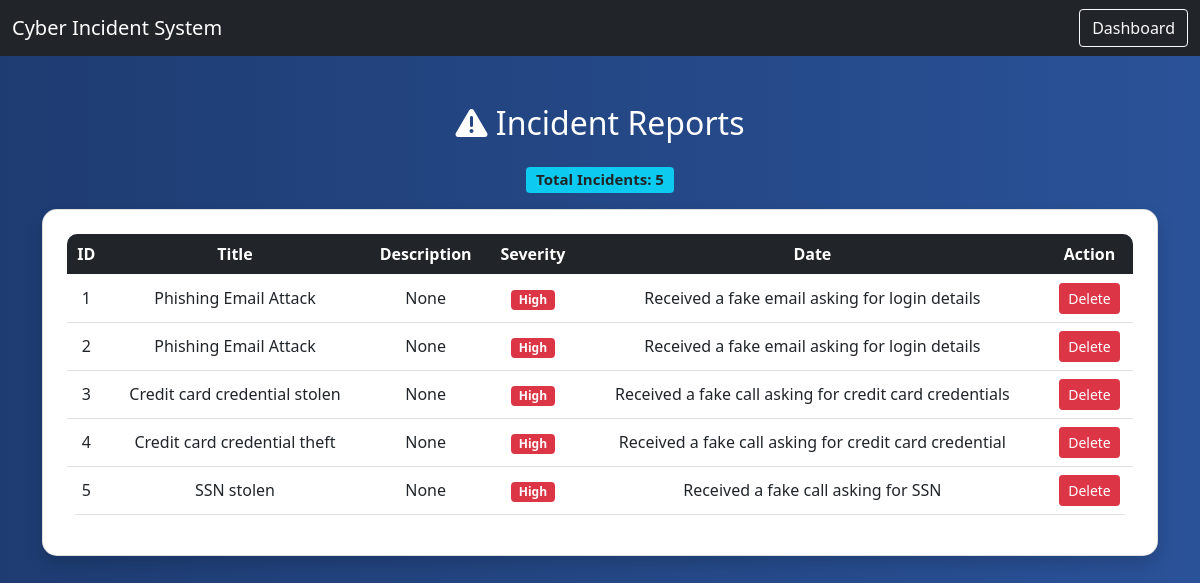
Before: /view with the older database file.
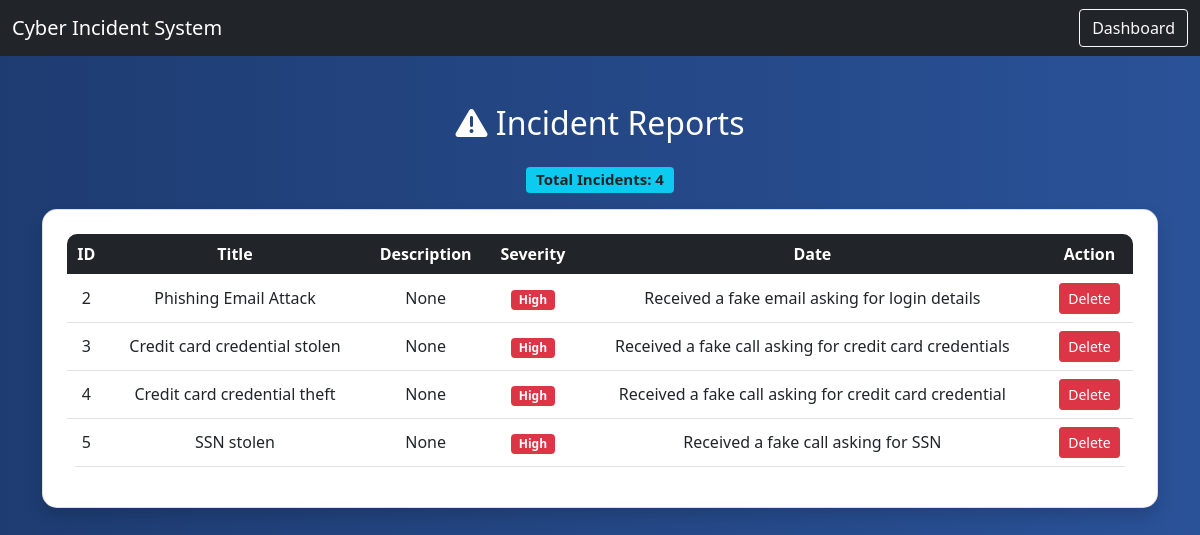
After: the same page with the newer database file.
### tables this page shows
CREATE TABLE incidents (id INTEGER PRIMARY KEY AUTOINCREMENT,title TEXT, type TEXT,severity TEXT,description TEXT,status TEXT, date TEXT);

### app.py (the view)
@app.route('/view')
def view():
    conn = get_db()
    incidents = conn.execute("SELECT * FROM incidents").fetchall()
    conn.close()
    return render_template("view.html", incidents=incidents)

### app.py (called while the page is built)
def get_db():
    return sqlite3.connect("database.db")

### templates/view.html (shortened to what this page needs)
<!DOCTYPE html>
<html>
<head>
        <link href="https://cdn.jsdelivr.net/npm/bootstrap@5.0.2/dist/css/bootstrap.min.css" rel="stylesheet">
        <link rel="stylesheet" href="https://cdnjs.cloudflare.com/ajax/libs/font-awesome/6.0.0/css/all.min.css">
</head>
<body>
<nav class="navbar navbar-dark bg-dark">
    <div class="container-fluid">
        <span class="navbar-brand">Cyber Incident System</span>
        <a href="/dashboard" class="btn btn-outline-light">Dashboard</a>
    </div>
</nav>
<div class="container mt-5">
    <h2 class="text-center mb-4">
        <i class="fas fa-exclamation-triangle"></i> Incident Reports
    </h2>
    <h5 class="text-center mb-3">
    <span class="badge bg-info text-dark">
        Total Incidents: {{ incidents|length }}
    </span>
</h5>
    <div class="card shadow p-4 bg-white text-dark">
        <table class="table table-hover text-center align-middle">
            <thead class="table-dark">
                <tr>
                    <th>ID</th>
                    <th>Title</th>
                    <th>Description</th>
                    <th>Severity</th>
                    <th>Date</th>
                    <th>Action</th>
                </tr>
            </thead>
            <tbody>
                {% for incident in incidents %}
                <tr>
                    <td>{{ incident[0] }}</td>
                    <td>{{ incident[1] }}</td>
                    <td>{{ incident[2] }}</td>
                    <td>
                        {% if incident[3] == 'Low' %}
                            <span class="badge badge-low">Low</span>
                        {% elif incident[3] == 'Medium' %}
                            <span class="badge badge-medium">Medium</span>
                        {% else %}
                            <span class="badge badge-high">High</span>
                        {% endif %}
                    </td>
                    <td>{{ incident[4] }}</td>
                    <td><a href="/delete/{{ incident[0] }}" class="btn btn-danger btn-sm">Delete</a></td>
                </tr>
                {% endfor %}
            </tbody>
        </table>
    </div>
</div>
</body>
</html>

### templates/view.html (style rules this page uses)
body { background: linear-gradient(to right, #1e3c72, #2a5298); color: white; }
.card { border-radius: 15px; }
.table { border-radius: 10px; overflow: hidden; }
.badge-high { background-color: #dc3545; }

Changed rows visible on the page:
removed incidents: id "1", title "Phishing Email Attack", incident "None", severity "High", description "Received a fake email asking for login details"
Other visible differences:
{{ incidents|length }}: "5" → "4"
